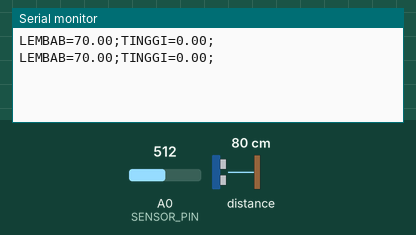
Recording of a sketch running on a simulated Arduino Uno, built with avr-gcc and run on an emulated ATmega328P. Parts: the last lines printed to the serial monitor. Inputs (shaded band) come from the test bench; at power-on: distance to the obstacle 80 cm, A0 (SENSOR_PIN) = 512.

Above: at 1.8 s.
1.9 s: distance to the obstacle set to 2 cm
At 2.9 s:
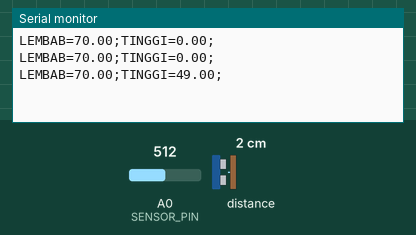
3.4 s: A0 (SENSOR_PIN) set to 716
At 4.7 s:
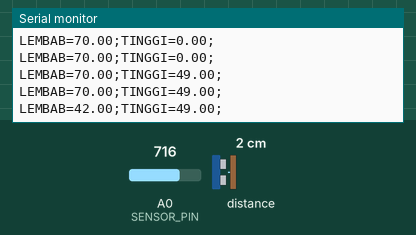
4.9 s: distance to the obstacle set to 4 cm
At 5.8 s:
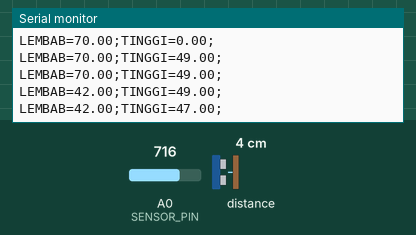
6.4 s: A0 (SENSOR_PIN) set to 900
At 8.1 s:
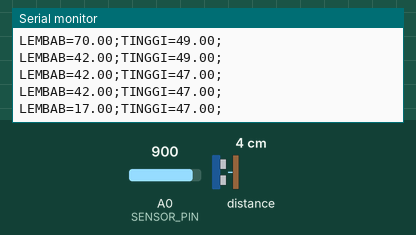
Timing chart, 0 to 8.9 s (numbered marks = the images above; inputs shaded):
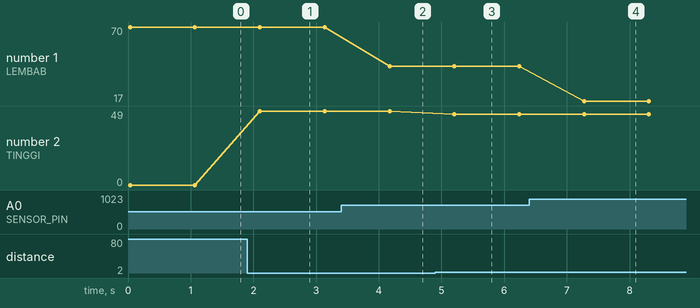

The sketch:

arduino.ino
```cpp
#include <Wire.h>
#include <VL53L0X.h>

#define SENSOR_PIN A0  // Pin sensor kelembaban
VL53L0X sensor;

// Tinggi alat dari tanah (cm)
const float TINGGI_ALAT = 51.0;

void setup() {
  Serial.begin(9600);
  Wire.begin();

  if (!sensor.init()) {
    Serial.println("Gagal mendeteksi sensor VL53L0X!");
    while (1);
  }

  sensor.setTimeout(500);
  sensor.startContinuous();
}

void loop() {
  // === BACA Kelembaban ===
  int adc = analogRead(SENSOR_PIN);
  float kelembaban = map(adc, 1023, 300, 0, 100);
  kelembaban = constrain(kelembaban, 0, 100);

  // === BACA Tinggi Tanaman ===
  uint16_t jarak_mm = sensor.readRangeContinuousMillimeters();
  float tinggi_tanaman = 0;

  if (!sensor.timeoutOccurred()) {
    float jarak_cm = jarak_mm / 10.0;
    tinggi_tanaman = TINGGI_ALAT - jarak_cm;
    if (tinggi_tanaman < 0) tinggi_tanaman = 0;
  }

  // === KIRIM SERIAL ===
  Serial.print("LEMBAB=");
  Serial.print(kelembaban);
  Serial.print(";");
  Serial.print("TINGGI=");
  Serial.print(tinggi_tanaman, 2);
  Serial.println(";");

  delay(1000);
}
```

Measured:
- after the input at 1.9 s, the serial monitor: prints a new line after 0.20 s (image 1)
- after the input at 3.4 s, the serial monitor: prints a new line after 0.77 s (image 2)
- after the input at 4.9 s, the serial monitor: prints a new line after 0.31 s (image 3)
- after the input at 6.4 s, the serial monitor: prints a new line after 0.87 s (image 4)
- plotted number 1: 70 → 42 after the input at 3.4 s, 42 → 17 after the input at 6.4 s
- plotted number 2: 0 → 49 after the input at 1.9 s, 49 → 47 after the input at 4.9 s
